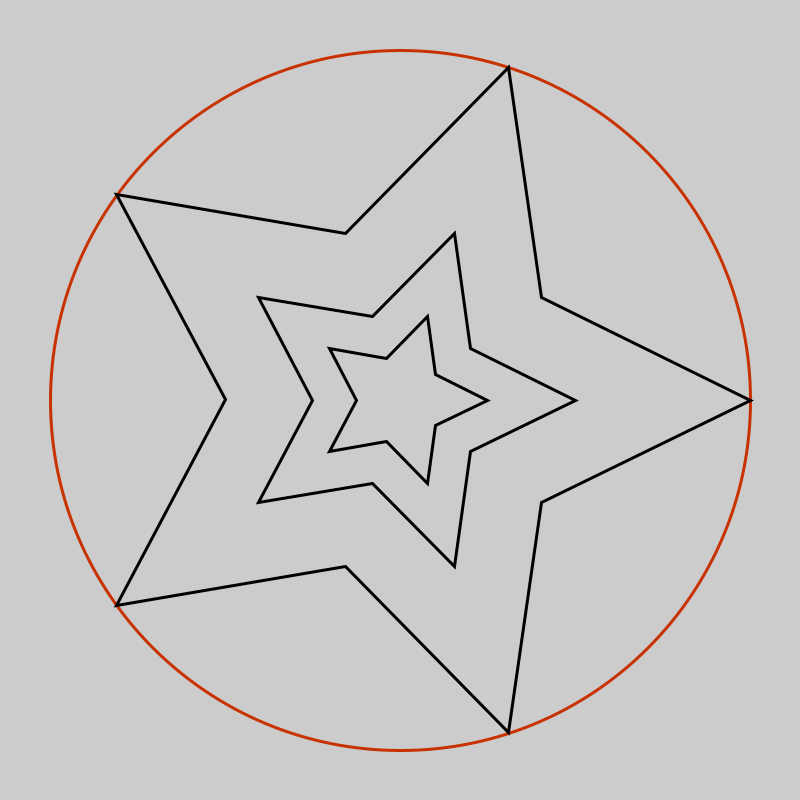
Frame 1 (no input)
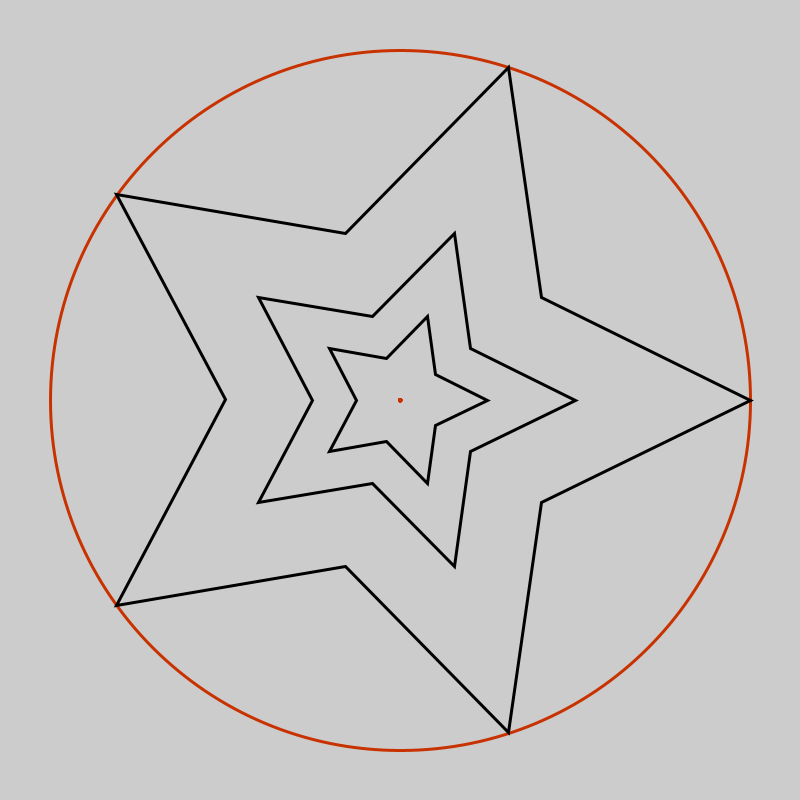
Frame 60 (the mouse pressed at the canvas centre just before this capture)
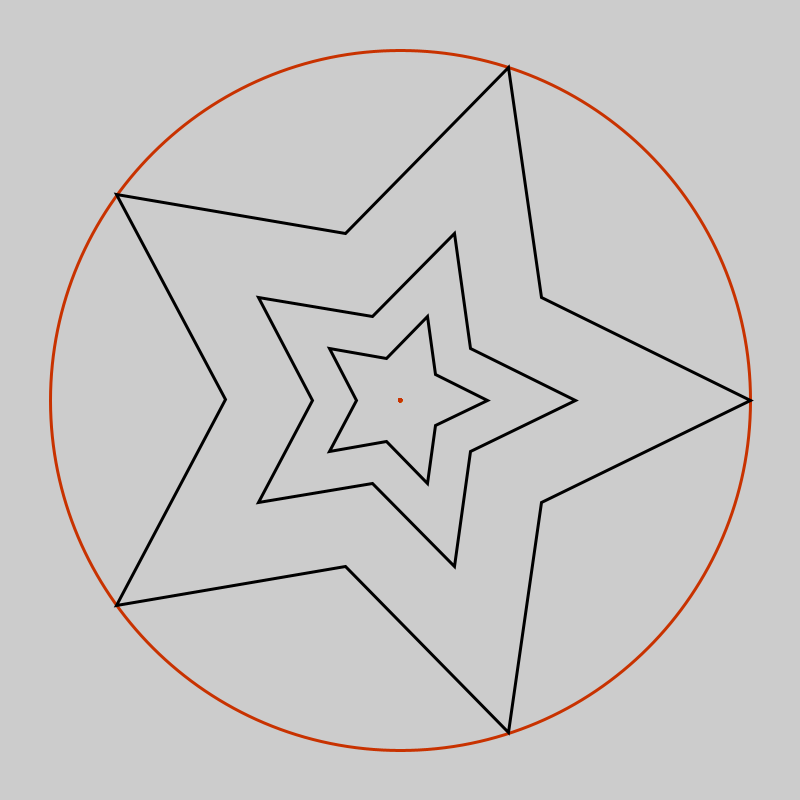
Frame 120 (the mouse held since frame 60 and released just before this capture)

The Processing sketch that drew these frames (run headless with seeded random() and noise(); from frame 60 on, the mouse is pressed at the canvas centre):

// Processing sketch: sketch_171018a
// ── sketch_171018a.pde
void setup(){
 size(800,800);
}

 //int v[] = new int[100];
  
 int x = 400;
 int y = 400;
 float r = 350;
 int n = 10;
 float alfa = 2*PI/n;
 //float gama = PI/3.2;
 
void draw(){
 noFill();
 strokeWeight(3);
 stroke(200, 50, 0);
 ellipse(x, y, r*2, r*2);
 stroke(0);
 
 while(r > 1){
  if(r > 50)
   beginShape();
   for(int i = 0; i < n; i++){
     if (i%2 == 0)
      vertex(x+cos(i*alfa)*r, y+sin(i*alfa)*r);
     else
      vertex(x+cos(i*alfa)*(r/2), y+sin(i*alfa)*(r/2));
   }
 endShape(CLOSE);
 r = r/2;
}
 
 //line(x, y, x+cos(0)*r, y+sin(0)*r);
 //line(x, y, x+cos(alfa)*r, y+sin(alfa)*r);
 //line(x-l/2, y-l/2, x+l/2, y-l/2);
 //line(x+l/2, y-l/2, x+l/2, y+l/2);
 //line(x+l/2, y+l/2, x-l/2, y+l/2);
 //line(x-l/2, y+l/2, x-l/2, y-l/2);
 
 
}
